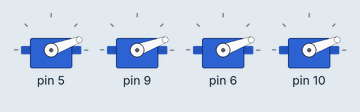
Bench run of a sketch on a simulated Arduino Uno, built with avr-gcc and run on an emulated ATmega328P. Shown: 4 × servo. What the sketch prints to the serial monitor is not drawn.

Above: at 5.1 s.
Timing chart, 0 to 6.6 s (numbered marks = the images above):
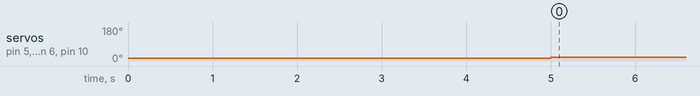

The sketch:

AdjustMotor.ino
```cpp
#include <Servo.h>
int ServoPins[4];
int ServoMin[4];
Servo Servos[4];

void setup() {
  ServoPins[0] = 5;
  ServoPins[1] = 9;
  ServoPins[2] = 6;
  ServoPins[3] = 10;
  ServoMin[0] = 750;
  ServoMin[1] = 750;
  ServoMin[2] = 750;
  ServoMin[3] = 750;
  for (int i = 0; i < 4; i++) {
    Servos[i].attach(ServoPins[i]);
    Servos[i].writeMicroseconds(700);
  }
  delay(5000);
  Serial.begin(115200);
}

void loop() {
  switch (Serial.read()) {
    case '1':
      ServoMin[0]++;break;
    case 'q':
      ServoMin[0]--;;break;
    case '2':
      ServoMin[1]++;;break;
    case 'w':
      ServoMin[1]--;;break;
    case '3':
      ServoMin[2]++;;break;
    case 'e':
      ServoMin[2]--;;break;
    case '4':
      ServoMin[3]++;;break;
    case 'r':
      ServoMin[3]--;;break;
  }
  for (int i = 0; i < 4; i++) {
    Servos[i].writeMicroseconds(ServoMin[i]);
    Serial.print(ServoMin[i]);
    Serial.print("\t");
  }
  Serial.print("\n");
  delay(10);
}
```

Measured:
- by itself, servo on pin 5, servo on pin 9, servo on pin 6, servo on pin 10: 15° → 20° at 5.0 s
